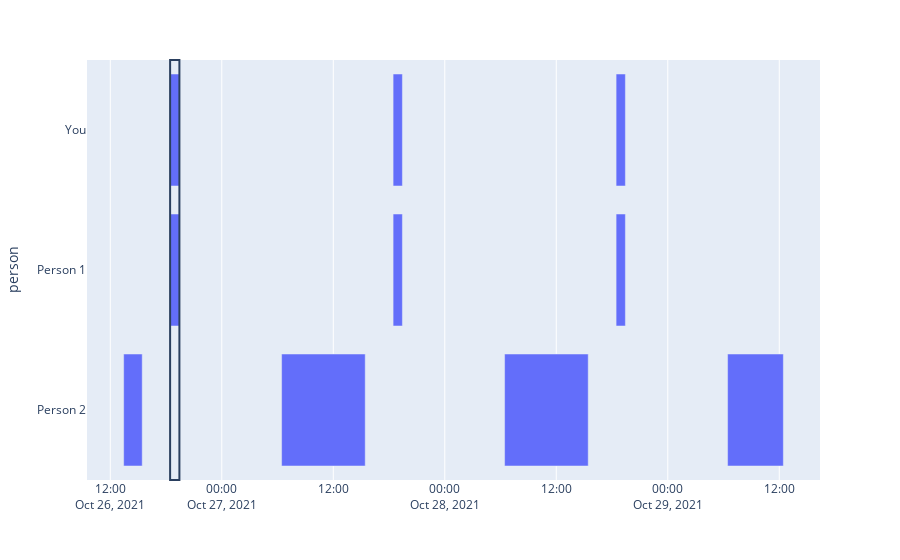

Write notebook code for a chart like this one.
### Code cell
fig = px.timeline(df, x_start="start", x_end="end", y="person")
fig.update_yaxes(autorange="reversed") # otherwise tasks are listed from the bottom up
fig.add_vrect(x0=df.start[0], x1=df.end[0])
fig.show()

### Figure 1 — Plotly figure (JSON) as saved in the notebook; plotly's stock layout.template omitted (floating-point values rounded to 4 significant figures)
{"data": [{"alignmentgroup": "True", "base": ["2021-10-26T18:26:16.412756+11:00", "2021-10-27T18:26:16.412756+11:00", "2021-10-28T18:26:16.412756+11:00", "2021-10-26T18:26:16.571002+11:00", "2021-10-27T18:26:16.571002+11:00", "2021-10-28T18:26:16.571002+11:00", "2021-10-26T13:26:16.584056+11:00", "2021-10-27T06:26:16.584056+11:00", "2021-10-28T06:26:16.584056+11:00", "2021-10-29T12:26:16.584056+11:00"], "hovertemplate": "start=%{base}<br>end=%{x}<br>person=%{y}<extra></extra>", "legendgroup": "", "marker": {"color": "#636efa"}, "name": "", "offsetgroup": "", "orientation": "h", "showlegend": false, "textposition": "auto", "type": "bar", "x": [3600000, 3600000, 3600000, 3600000, 3600000, 3600000, 7200000, 32400000, 32400000, -21600000], "xaxis": "x", "y": ["You", "You", "You", "Person 1", "Person 1", "Person 1", "Person 2", "Person 2", "Person 2", "Person 2"], "yaxis": "y"}], "layout": {"barmode": "overlay", "legend": {"tracegroupgap": 0}, "margin": {"t": 60}, "shapes": [{"type": "rect", "x0": "2021-10-26T18:26:16.412756+11:00", "x1": "2021-10-26T19:26:16.412756+11:00", "xref": "x", "y0": 0, "y1": 1, "yref": "y domain"}], "xaxis": {"anchor": "y", "domain": [0, 1], "type": "date"}, "yaxis": {"anchor": "x", "autorange": "reversed", "domain": [0, 1], "title": {"text": "person"}}}}
